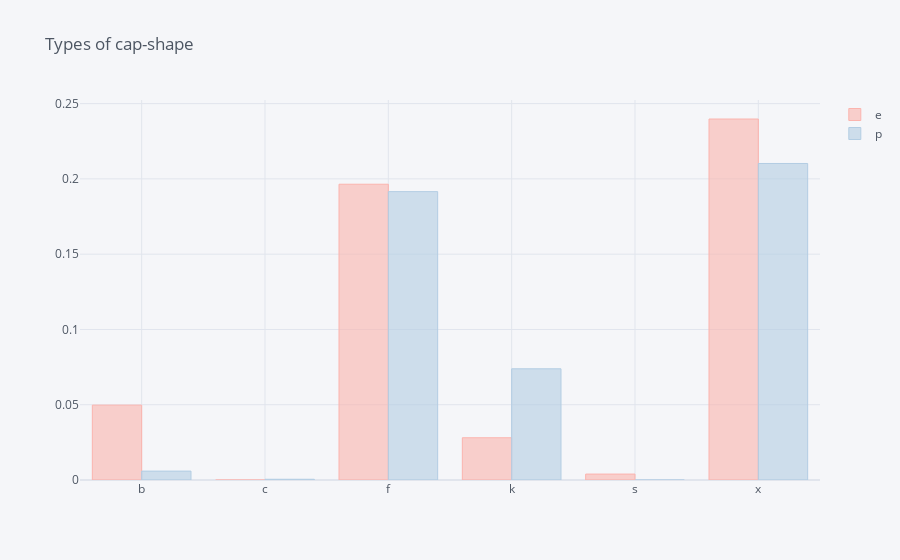
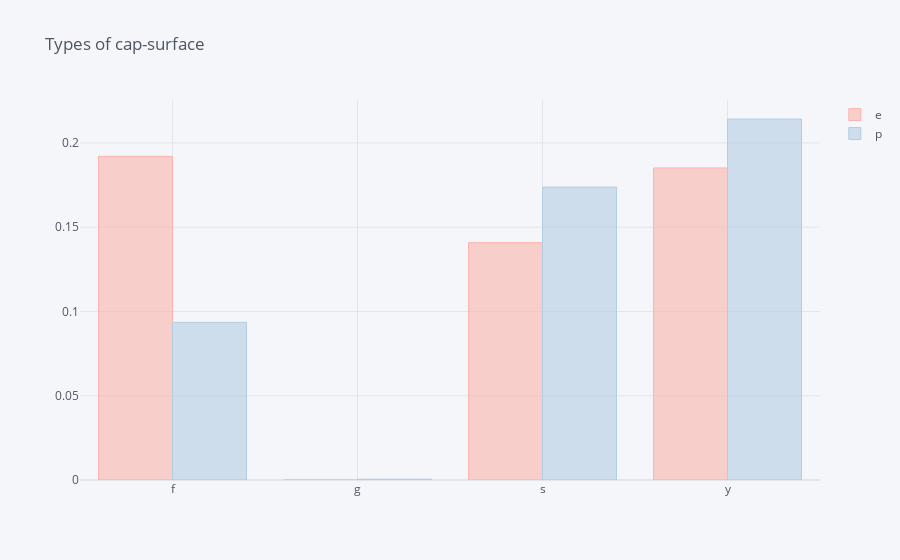
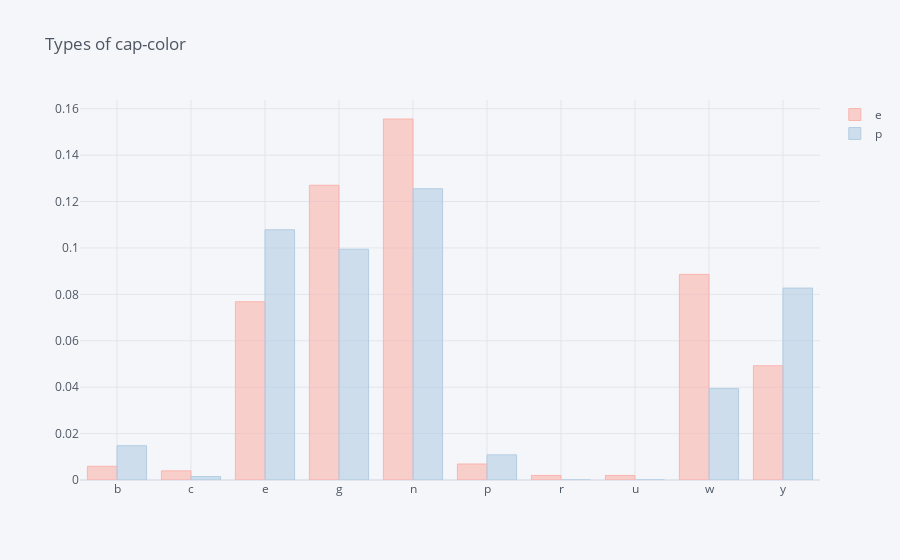
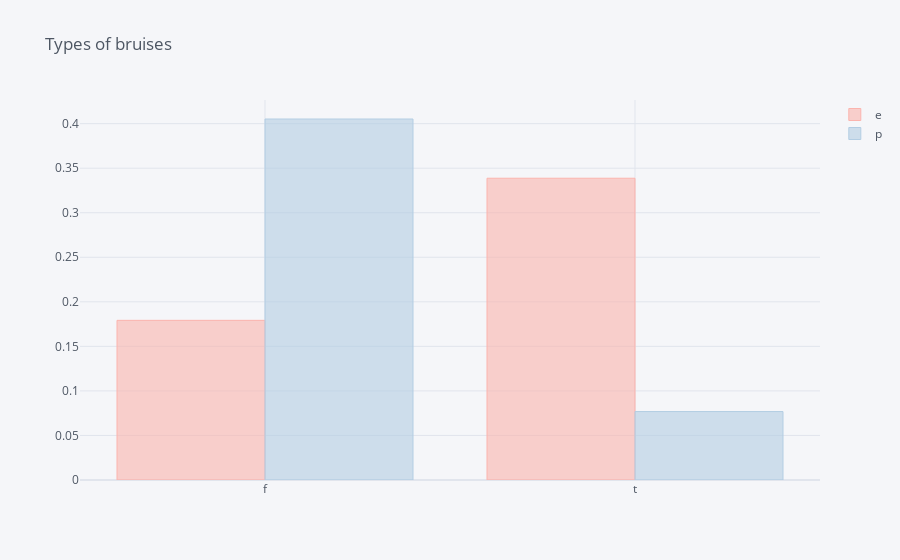

The cell these charts' notebook holds for them, in order:
### Code cell
for col in mushroom.columns[1:]:
    pd.crosstab(mushroom[col], mushroom['class'], normalize=True).iplot(kind='bar', colorscale='Pastel1',title ='Types of ' + col)

### Figure 1 — Plotly figure (JSON) as saved in the notebook; plotly's stock layout.template omitted (floating-point values rounded to 4 significant figures)
{"data": [{"marker": {"color": "rgba(251, 180, 174, 0.6)", "line": {"color": "rgba(251, 180, 174, 1.0)", "width": 1}}, "name": "e", "orientation": "v", "text": "", "type": "bar", "x": ["b", "c", "f", "k", "s", "x"], "y": [0.04973, 0, 0.1965, 0.02806, 0.003939, 0.2398]}, {"marker": {"color": "rgba(179, 205, 227, 0.6)", "line": {"color": "rgba(179, 205, 227, 1.0)", "width": 1}}, "name": "p", "orientation": "v", "text": "", "type": "bar", "x": ["b", "c", "f", "k", "s", "x"], "y": [0.005908, 0.0004924, 0.1915, 0.07386, 0, 0.2102]}], "layout": {"legend": {"bgcolor": "#F5F6F9", "font": {"color": "#4D5663"}}, "paper_bgcolor": "#F5F6F9", "plot_bgcolor": "#F5F6F9", "title": {"font": {"color": "#4D5663"}, "text": "Types of cap-shape"}, "xaxis": {"gridcolor": "#E1E5ED", "showgrid": true, "tickfont": {"color": "#4D5663"}, "title": {"font": {"color": "#4D5663"}, "text": ""}, "zerolinecolor": "#E1E5ED"}, "yaxis": {"gridcolor": "#E1E5ED", "showgrid": true, "tickfont": {"color": "#4D5663"}, "title": {"font": {"color": "#4D5663"}, "text": ""}, "zerolinecolor": "#E1E5ED"}}}

### Figure 2 — Plotly figure (JSON) as saved in the notebook; plotly's stock layout.template omitted (floating-point values rounded to 4 significant figures)
{"data": [{"marker": {"color": "rgba(251, 180, 174, 0.6)", "line": {"color": "rgba(251, 180, 174, 1.0)", "width": 1}}, "name": "e", "orientation": "v", "text": "", "type": "bar", "x": ["f", "g", "s", "y"], "y": [0.192, 0, 0.1408, 0.1851]}, {"marker": {"color": "rgba(179, 205, 227, 0.6)", "line": {"color": "rgba(179, 205, 227, 1.0)", "width": 1}}, "name": "p", "orientation": "v", "text": "", "type": "bar", "x": ["f", "g", "s", "y"], "y": [0.09355, 0.0004924, 0.1738, 0.2142]}], "layout": {"legend": {"bgcolor": "#F5F6F9", "font": {"color": "#4D5663"}}, "paper_bgcolor": "#F5F6F9", "plot_bgcolor": "#F5F6F9", "title": {"font": {"color": "#4D5663"}, "text": "Types of cap-surface"}, "xaxis": {"gridcolor": "#E1E5ED", "showgrid": true, "tickfont": {"color": "#4D5663"}, "title": {"font": {"color": "#4D5663"}, "text": ""}, "zerolinecolor": "#E1E5ED"}, "yaxis": {"gridcolor": "#E1E5ED", "showgrid": true, "tickfont": {"color": "#4D5663"}, "title": {"font": {"color": "#4D5663"}, "text": ""}, "zerolinecolor": "#E1E5ED"}}}

### Figure 3 — Plotly figure (JSON) as saved in the notebook; plotly's stock layout.template omitted (floating-point values rounded to 4 significant figures)
{"data": [{"marker": {"color": "rgba(251, 180, 174, 0.6)", "line": {"color": "rgba(251, 180, 174, 1.0)", "width": 1}}, "name": "e", "orientation": "v", "text": "", "type": "bar", "x": ["b", "c", "e", "g", "n", "p", "r", "u", "w", "y"], "y": [0.005908, 0.003939, 0.07681, 0.127, 0.1556, 0.006893, 0.001969, 0.001969, 0.08863, 0.04924]}, {"marker": {"color": "rgba(179, 205, 227, 0.6)", "line": {"color": "rgba(179, 205, 227, 1.0)", "width": 1}}, "name": "p", "orientation": "v", "text": "", "type": "bar", "x": ["b", "c", "e", "g", "n", "p", "r", "u", "w", "y"], "y": [0.01477, 0.001477, 0.1078, 0.09946, 0.1256, 0.01083, 0, 0, 0.03939, 0.08272]}], "layout": {"legend": {"bgcolor": "#F5F6F9", "font": {"color": "#4D5663"}}, "paper_bgcolor": "#F5F6F9", "plot_bgcolor": "#F5F6F9", "title": {"font": {"color": "#4D5663"}, "text": "Types of cap-color"}, "xaxis": {"gridcolor": "#E1E5ED", "showgrid": true, "tickfont": {"color": "#4D5663"}, "title": {"font": {"color": "#4D5663"}, "text": ""}, "zerolinecolor": "#E1E5ED"}, "yaxis": {"gridcolor": "#E1E5ED", "showgrid": true, "tickfont": {"color": "#4D5663"}, "title": {"font": {"color": "#4D5663"}, "text": ""}, "zerolinecolor": "#E1E5ED"}}}

### Figure 4 — Plotly figure (JSON) as saved in the notebook; plotly's stock layout.template omitted (floating-point values rounded to 4 significant figures)
{"data": [{"marker": {"color": "rgba(251, 180, 174, 0.6)", "line": {"color": "rgba(251, 180, 174, 1.0)", "width": 1}}, "name": "e", "orientation": "v", "text": "", "type": "bar", "x": ["f", "t"], "y": [0.1792, 0.3387]}, {"marker": {"color": "rgba(179, 205, 227, 0.6)", "line": {"color": "rgba(179, 205, 227, 1.0)", "width": 1}}, "name": "p", "orientation": "v", "text": "", "type": "bar", "x": ["f", "t"], "y": [0.4052, 0.07681]}], "layout": {"legend": {"bgcolor": "#F5F6F9", "font": {"color": "#4D5663"}}, "paper_bgcolor": "#F5F6F9", "plot_bgcolor": "#F5F6F9", "title": {"font": {"color": "#4D5663"}, "text": "Types of bruises"}, "xaxis": {"gridcolor": "#E1E5ED", "showgrid": true, "tickfont": {"color": "#4D5663"}, "title": {"font": {"color": "#4D5663"}, "text": ""}, "zerolinecolor": "#E1E5ED"}, "yaxis": {"gridcolor": "#E1E5ED", "showgrid": true, "tickfont": {"color": "#4D5663"}, "title": {"font": {"color": "#4D5663"}, "text": ""}, "zerolinecolor": "#E1E5ED"}}}
